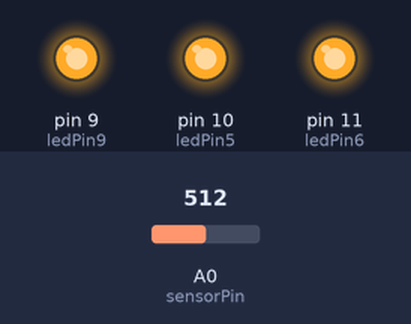
This sketch was run on a simulated Arduino Uno, built with avr-gcc and run on an emulated ATmega328P. Parts: output pins drawn as LEDs (lit = HIGH). Inputs (shaded band) come from the test bench; at power-on: A0 (sensorPin) = 512.

Above: at 1.2 s.
1.3 s: A0 (sensorPin) set to 311
2.8 s: A0 (sensorPin) set to 292
At 3.1 s:
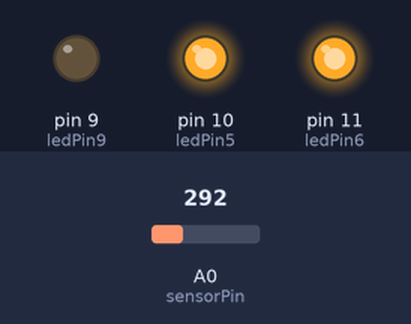
4.3 s: A0 (sensorPin) set to 217
5.8 s: A0 (sensorPin) set to 185
At 6.6 s:
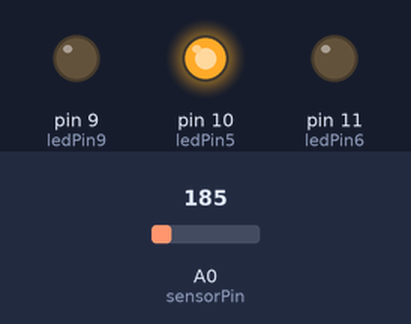
7.3 s: A0 (sensorPin) set to 112
8.8 s: A0 (sensorPin) set to 94
At 10.1 s:
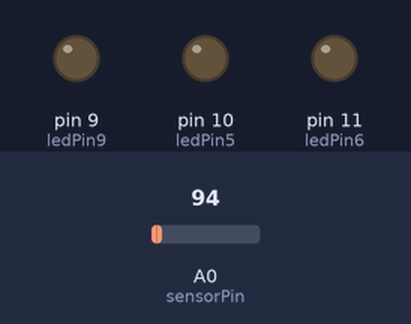
Timing chart, 0 to 11.3 s (numbered marks = the images above; inputs shaded):
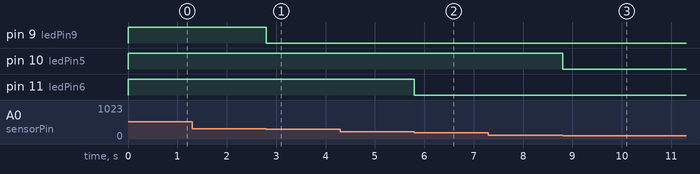

The sketch:

level-meter.ino
```cpp
int sensorPin = A0;    // select the input pin for the potentiometer
int ledPin5 = 10; // select the pin for the LED
int ledPin6 = 11;
int ledPin9 = 9;
int sensorValue = 0;  // variable to store the value coming from the sensor

void setup() {
  // declare the ledPin as an OUTPUT:
  pinMode(ledPin5, OUTPUT);
  pinMode(ledPin6, OUTPUT);
  pinMode(ledPin9, OUTPUT);
}

void loop() {
  // read the value from the sensor:
  sensorValue = analogRead(sensorPin);
  // turn the ledPin on
  if (sensorValue > 100) {
    digitalWrite(ledPin5, HIGH);
  } else {
    digitalWrite(ledPin5, LOW);
  }
  if (sensorValue > 200) {
  digitalWrite(ledPin6, HIGH);
  } else {
    digitalWrite(ledPin6, LOW);
  }
  if (sensorValue > 300) {
  digitalWrite(ledPin9, HIGH);
  } else {
    digitalWrite(ledPin9, LOW);
  }
}
```

Measured:
- the behaviour switches between 301 and 300 on A0 (sensorPin) (found by bisection; images 0 and 1)
- the behaviour switches between 201 and 200 on A0 (sensorPin) (found by bisection; images 1 and 2)
- the behaviour switches between 101 and 100 on A0 (sensorPin) (found by bisection; images 2 and 3)
- after the input at 1.3 s, every drawn part: stays the same
- after the input at 2.8 s, pin 9 (ledPin9): HIGH → LOW at once
- after the input at 4.3 s, every drawn part: stays the same
- after the input at 5.8 s, pin 11 (ledPin6): HIGH → LOW at once
- after the input at 7.3 s, every drawn part: stays the same
- after the input at 8.8 s, pin 10 (ledPin5): HIGH → LOW at once
